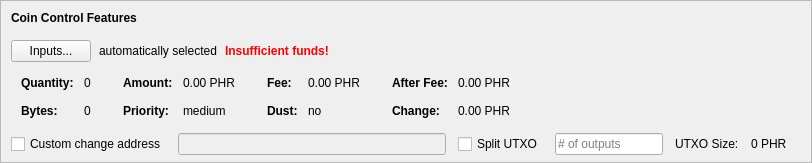
    <widget class="QFrame" name="frameCoinControl">
     <property name="sizePolicy">
      <sizepolicy hsizetype="Expanding" vsizetype="Expanding">
       <horstretch>0</horstretch>
       <verstretch>0</verstretch>
      </sizepolicy>
     </property>
     <property name="maximumSize">
      <size>
       <width>16777215</width>
       <height>16777215</height>
      </size>
     </property>
     <property name="frameShape">
      <enum>QFrame::StyledPanel</enum>
     </property>
     <property name="frameShadow">
      <enum>QFrame::Sunken</enum>
     </property>
     <layout class="QVBoxLayout" name="verticalLayoutCoinControl2">
      <property name="spacing">
       <number>0</number>
      </property>
      <property name="leftMargin">
       <number>0</number>
      </property>
      <property name="topMargin">
       <number>0</number>
      </property>
      <property name="rightMargin">
       <number>0</number>
      </property>
      <property name="bottomMargin">
       <number>6</number>
      </property>
      <item>
       <layout class="QVBoxLayout" name="verticalLayoutCoinControl" stretch="0,0,0,0,1">
        <property name="spacing">
         <number>0</number>
        </property>
        <property name="leftMargin">
         <number>10</number>
        </property>
        <property name="topMargin">
         <number>10</number>
        </property>
        <item>
         <layout class="QHBoxLayout" name="horizontalLayoutCoinControl1">
          <property name="bottomMargin">
           <number>15</number>
          </property>
          <item>
           <widget class="QLabel" name="labelCoinControlFeatures">
            <property name="sizePolicy">
             <sizepolicy hsizetype="Preferred" vsizetype="Maximum">
              <horstretch>0</horstretch>
              <verstretch>0</verstretch>
             </sizepolicy>
            </property>
            <property name="font">
             <font>
              <weight>75</weight>
              <bold>true</bold>
             </font>
            </property>
            <property name="styleSheet">
             <string notr="true">font-weight:bold;</string>
            </property>
            <property name="text">
             <string>Coin Control Features</string>
            </property>
           </widget>
          </item>
         </layout>
        </item>
        <item>
         <layout class="QHBoxLayout" name="horizontalLayoutCoinControl2" stretch="0,0,0,0">
          <property name="spacing">
           <number>8</number>
          </property>
          <property name="bottomMargin">
           <number>10</number>
          </property>
          <item>
           <widget class="QPushButton" name="pushButtonCoinControl">
            <property name="styleSheet">
             <string notr="true"/>
            </property>
            <property name="text">
             <string>Inputs...</string>
            </property>
            <property name="autoDefault">
             <bool>false</bool>
            </property>
           </widget>
          </item>
          <item>
           <widget class="QLabel" name="labelCoinControlAutomaticallySelected">
            <property name="text">
             <string>automatically selected</string>
            </property>
            <property name="margin">
             <number>5</number>
            </property>
           </widget>
          </item>
          <item>
           <widget class="QLabel" name="labelCoinControlInsuffFunds">
            <property name="font">
             <font>
              <weight>75</weight>
              <bold>true</bold>
             </font>
            </property>
            <property name="styleSheet">
             <string notr="true">color:red;font-weight:bold;</string>
            </property>
            <property name="text">
             <string>Insufficient funds!</string>
            </property>
            <property name="margin">
             <number>5</number>
            </property>
           </widget>
          </item>
          <item>
           <spacer name="horizontalSpacerCoinControl">
            <property name="orientation">
             <enum>Qt::Horizontal</enum>
            </property>
            <property name="sizeHint" stdset="0">
             <size>
              <width>40</width>
              <height>1</height>
             </size>
            </property>
           </spacer>
          </item>
         </layout>
        </item>
        <item>
         <widget class="QWidget" name="widgetCoinControl" native="true">
          <property name="sizePolicy">
           <sizepolicy hsizetype="Preferred" vsizetype="Preferred">
            <horstretch>0</horstretch>
            <verstretch>0</verstretch>
           </sizepolicy>
          </property>
          <property name="minimumSize">
           <size>
            <width>0</width>
            <height>0</height>
           </size>
          </property>
          <property name="styleSheet">
           <string notr="true"/>
          </property>
          <layout class="QHBoxLayout" name="horizontalLayoutCoinControl5">
           <property name="leftMargin">
            <number>0</number>
           </property>
           <property name="topMargin">
            <number>0</number>
           </property>
           <property name="rightMargin">
            <number>0</number>
           </property>
           <property name="bottomMargin">
            <number>0</number>
           </property>
           <item>
            <layout class="QHBoxLayout" name="horizontalLayoutCoinControl3" stretch="0,0,0,1">
             <property name="spacing">
              <number>20</number>
             </property>
             <property name="topMargin">
              <number>0</number>
             </property>
             <property name="bottomMargin">
              <number>10</number>
             </property>
             <item>
              <layout class="QFormLayout" name="formLayoutCoinControl1">
               <property name="horizontalSpacing">
                <number>10</number>
               </property>
               <property name="verticalSpacing">
                <number>14</number>
               </property>
               <property name="leftMargin">
                <number>10</number>
               </property>
               <property name="topMargin">
                <number>4</number>
               </property>
               <property name="rightMargin">
                <number>6</number>
               </property>
               <item row="0" column="0">
                <widget class="QLabel" name="labelCoinControlQuantityText">
                 <property name="font">
                  <font>
                   <weight>75</weight>
                   <bold>true</bold>
                  </font>
                 </property>
                 <property name="text">
                  <string>Quantity:</string>
                 </property>
                 <property name="margin">
                  <number>0</number>
                 </property>
                </widget>
               </item>
               <item row="0" column="1">
                <widget class="QLabel" name="labelCoinControlQuantity">
                 <property name="cursor">
                  <cursorShape>IBeamCursor</cursorShape>
                 </property>
                 <property name="contextMenuPolicy">
                  <enum>Qt::ActionsContextMenu</enum>
                 </property>
                 <property name="text">
                  <string notr="true">0</string>
                 </property>
                 <property name="margin">
                  <number>0</number>
                 </property>
                 <property name="textInteractionFlags">
                  <set>Qt::LinksAccessibleByMouse|Qt::TextSelectableByKeyboard|Qt::TextSelectableByMouse</set>
                 </property>
                </widget>
               </item>
               <item row="1" column="0">
                <widget class="QLabel" name="labelCoinControlBytesText">
                 <property name="font">
                  <font>
                   <weight>75</weight>
                   <bold>true</bold>
                  </font>
                 </property>
                 <property name="text">
                  <string>Bytes:</string>
                 </property>
                </widget>
               </item>
               <item row="1" column="1">
                <widget class="QLabel" name="labelCoinControlBytes">
                 <property name="cursor">
                  <cursorShape>IBeamCursor</cursorShape>
                 </property>
                 <property name="contextMenuPolicy">
                  <enum>Qt::ActionsContextMenu</enum>
                 </property>
                 <property name="text">
                  <string notr="true">0</string>
                 </property>
                 <property name="textInteractionFlags">
                  <set>Qt::LinksAccessibleByMouse|Qt::TextSelectableByKeyboard|Qt::TextSelectableByMouse</set>
                 </property>
                </widget>
               </item>
              </layout>
             </item>
             <item>
              <layout class="QFormLayout" name="formLayoutCoinControl2">
               <property name="horizontalSpacing">
                <number>10</number>
               </property>
               <property name="verticalSpacing">
                <number>14</number>
               </property>
               <property name="leftMargin">
                <number>6</number>
               </property>
               <property name="topMargin">
                <number>4</number>
               </property>
               <property name="rightMargin">
                <number>6</number>
               </property>
               <item row="0" column="0">
                <widget class="QLabel" name="labelCoinControlAmountText">
                 <property name="font">
                  <font>
                   <weight>75</weight>
                   <bold>true</bold>
                  </font>
                 </property>
                 <property name="text">
                  <string>Amount:</string>
                 </property>
                 <property name="margin">
                  <number>0</number>
                 </property>
                </widget>
               </item>
               <item row="0" column="1">
                <widget class="QLabel" name="labelCoinControlAmount">
                 <property name="cursor">
                  <cursorShape>IBeamCursor</cursorShape>
                 </property>
                 <property name="contextMenuPolicy">
                  <enum>Qt::ActionsContextMenu</enum>
                 </property>
                 <property name="text">
                  <string notr="true">0.00 PHR</string>
                 </property>
                 <property name="textInteractionFlags">
                  <set>Qt::LinksAccessibleByMouse|Qt::TextSelectableByKeyboard|Qt::TextSelectableByMouse</set>
                 </property>
                </widget>
               </item>
               <item row="1" column="0">
                <widget class="QLabel" name="labelCoinControlPriorityText">
                 <property name="font">
                  <font>
                   <weight>75</weight>
                   <bold>true</bold>
                  </font>
                 </property>
                 <property name="text">
                  <string>Priority:</string>
                 </property>
                </widget>
               </item>
               <item row="1" column="1">
                <widget class="QLabel" name="labelCoinControlPriority">
                 <property name="cursor">
                  <cursorShape>IBeamCursor</cursorShape>
                 </property>
                 <property name="contextMenuPolicy">
                  <enum>Qt::ActionsContextMenu</enum>
                 </property>
                 <property name="text">
                  <string>medium</string>
                 </property>
                 <property name="textInteractionFlags">
                  <set>Qt::LinksAccessibleByMouse|Qt::TextSelectableByKeyboard|Qt::TextSelectableByMouse</set>
                 </property>
                </widget>
               </item>
              </layout>
             </item>
             <item>
              <layout class="QFormLayout" name="formLayoutCoinControl3">
               <property name="horizontalSpacing">
                <number>10</number>
               </property>
               <property name="verticalSpacing">
                <number>14</number>
               </property>
               <property name="leftMargin">
                <number>6</number>
               </property>
               <property name="topMargin">
                <number>4</number>
               </property>
               <property name="rightMargin">
                <number>6</number>
               </property>
               <item row="0" column="0">
                <widget class="QLabel" name="labelCoinControlFeeText">
                 <property name="font">
                  <font>
                   <weight>75</weight>
                   <bold>true</bold>
                  </font>
                 </property>
                 <property name="text">
                  <string>Fee:</string>
                 </property>
                 <property name="margin">
                  <number>0</number>
                 </property>
                </widget>
               </item>
               <item row="0" column="1">
                <widget class="QLabel" name="labelCoinControlFee">
                 <property name="cursor">
                  <cursorShape>IBeamCursor</cursorShape>
                 </property>
                 <property name="contextMenuPolicy">
                  <enum>Qt::ActionsContextMenu</enum>
                 </property>
                 <property name="text">
                  <string notr="true">0.00 PHR</string>
                 </property>
                 <property name="textInteractionFlags">
                  <set>Qt::LinksAccessibleByMouse|Qt::TextSelectableByKeyboard|Qt::TextSelectableByMouse</set>
                 </property>
                </widget>
               </item>
               <item row="1" column="0">
                <widget class="QLabel" name="labelCoinControlLowOutputText">
                 <property name="font">
                  <font>
                   <weight>75</weight>
                   <bold>true</bold>
                  </font>
                 </property>
                 <property name="text">
                  <string>Dust:</string>
                 </property>
                </widget>
               </item>
               <item row="1" column="1">
                <widget class="QLabel" name="labelCoinControlLowOutput">
                 <property name="cursor">
                  <cursorShape>IBeamCursor</cursorShape>
                 </property>
                 <property name="contextMenuPolicy">
                  <enum>Qt::ActionsContextMenu</enum>
                 </property>
                 <property name="text">
                  <string>no</string>
                 </property>
                 <property name="textInteractionFlags">
                  <set>Qt::LinksAccessibleByMouse|Qt::TextSelectableByKeyboard|Qt::TextSelectableByMouse</set>
                 </property>
                </widget>
               </item>
              </layout>
             </item>
             <item>
              <layout class="QFormLayout" name="formLayoutCoinControl4">
               <property name="horizontalSpacing">
                <number>10</number>
               </property>
               <property name="verticalSpacing">
                <number>14</number>
               </property>
               <property name="leftMargin">
                <number>6</number>
               </property>
               <property name="topMargin">
                <number>4</number>
               </property>
               <property name="rightMargin">
                <number>6</number>
               </property>
               <item row="0" column="0">
                <widget class="QLabel" name="labelCoinControlAfterFeeText">
                 <property name="font">
                  <font>
                   <weight>75</weight>
                   <bold>true</bold>
                  </font>
                 </property>
                 <property name="text">
                  <string>After Fee:</string>
                 </property>
                 <property name="margin">
                  <number>0</number>
                 </property>
                </widget>
               </item>
               <item row="0" column="1">
                <widget class="QLabel" name="labelCoinControlAfterFee">
                 <property name="cursor">
                  <cursorShape>IBeamCursor</cursorShape>
                 </property>
                 <property name="contextMenuPolicy">
                  <enum>Qt::ActionsContextMenu</enum>
                 </property>
                 <property name="text">
                  <string notr="true">0.00 PHR</string>
                 </property>
                 <property name="textInteractionFlags">
                  <set>Qt::LinksAccessibleByMouse|Qt::TextSelectableByKeyboard|Qt::TextSelectableByMouse</set>
                 </property>
                </widget>
               </item>
               <item row="1" column="0">
                <widget class="QLabel" name="labelCoinControlChangeText">
                 <property name="font">
                  <font>
                   <weight>75</weight>
                   <bold>true</bold>
                  </font>
                 </property>
                 <property name="text">
                  <string>Change:</string>
                 </property>
                </widget>
               </item>
               <item row="1" column="1">
                <widget class="QLabel" name="labelCoinControlChange">
                 <property name="cursor">
                  <cursorShape>IBeamCursor</cursorShape>
                 </property>
                 <property name="contextMenuPolicy">
                  <enum>Qt::ActionsContextMenu</enum>
                 </property>
                 <property name="text">
                  <string notr="true">0.00 PHR</string>
                 </property>
                 <property name="textInteractionFlags">
                  <set>Qt::LinksAccessibleByMouse|Qt::TextSelectableByKeyboard|Qt::TextSelectableByMouse</set>
                 </property>
                </widget>
               </item>
              </layout>
             </item>
            </layout>
           </item>
          </layout>
         </widget>
        </item>
        <item>
         <layout class="QHBoxLayout" name="horizontalLayoutCoinControl4" stretch="0,0,0,0,0,0,0">
          <property name="spacing">
           <number>12</number>
          </property>
          <property name="sizeConstraint">
           <enum>QLayout::SetDefaultConstraint</enum>
          </property>
          <property name="topMargin">
           <number>5</number>
          </property>
          <property name="rightMargin">
           <number>5</number>
          </property>
          <item>
           <widget class="QCheckBox" name="checkBoxCoinControlChange">
            <property name="toolTip">
             <string>If this is activated, but the change address is empty or invalid, change will be sent to a newly generated address.</string>
            </property>
            <property name="text">
             <string>Custom change address</string>
            </property>
           </widget>
          </item>
          <item>
           <widget class="QValidatedLineEdit" name="lineEditCoinControlChange">
            <property name="enabled">
             <bool>false</bool>
            </property>
            <property name="sizePolicy">
             <sizepolicy hsizetype="Expanding" vsizetype="Fixed">
              <horstretch>0</horstretch>
              <verstretch>0</verstretch>
             </sizepolicy>
            </property>
           </widget>
          </item>
          <item>
           <widget class="QCheckBox" name="splitBlockCheckBox">
            <property name="text">
             <string>Split UTXO</string>
            </property>
           </widget>
          </item>
          <item>
           <widget class="QLineEdit" name="splitBlockLineEdit">
            <property name="sizePolicy">
             <sizepolicy hsizetype="Fixed" vsizetype="Fixed">
              <horstretch>50</horstretch>
              <verstretch>0</verstretch>
             </sizepolicy>
            </property>
            <property name="placeholderText">
             <string># of outputs</string>
            </property>
           </widget>
          </item>
          <item>
           <widget class="QLabel" name="labelBlockSizeText">
            <property name="text">
             <string>UTXO Size:</string>
            </property>
           </widget>
          </item>
          <item>
           <widget class="QLabel" name="labelBlockSize">
            <property name="text">
             <string>0 PHR</string>
            </property>
           </widget>
          </item>
          <item>
           <widget class="QLabel" name="labelCoinControlChangeLabel">
            <property name="sizePolicy">
             <sizepolicy hsizetype="Preferred" vsizetype="Expanding">
              <horstretch>0</horstretch>
              <verstretch>0</verstretch>
             </sizepolicy>
            </property>
            <property name="minimumSize">
             <size>
              <width>0</width>
              <height>0</height>
             </size>
            </property>
            <property name="text">
             <string/>
            </property>
            <property name="margin">
             <number>3</number>
            </property>
           </widget>
          </item>
         </layout>
        </item>
        <item>
         <spacer name="verticalSpacerCoinControl">
          <property name="orientation">
           <enum>Qt::Vertical</enum>
          </property>
          <property name="sizeHint" stdset="0">
           <size>
            <width>800</width>
            <height>1</height>
           </size>
          </property>
         </spacer>
        </item>
       </layout>
      </item>
     </layout>
    </widget>
